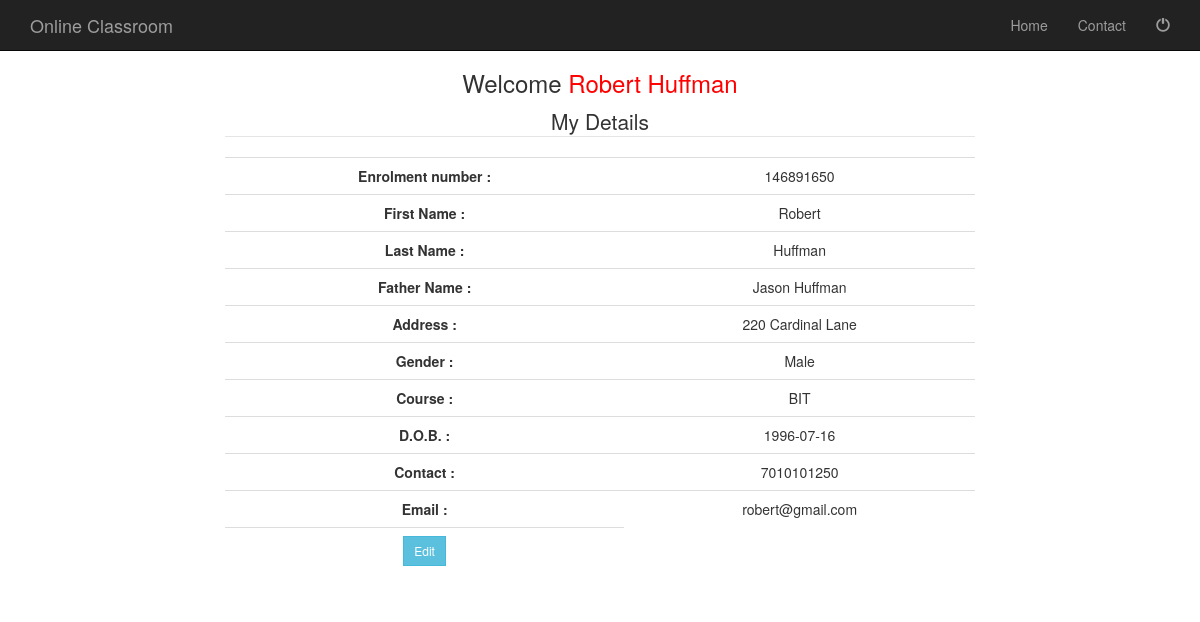
The page /mydetailsstudent.php?myds=robert@gmail.com (signed in) on the database its author committed.
### tables this page shows
CREATE TABLE `studenttable` (
  `Eno` bigint(20) NOT NULL,
  `FName` varchar(30) NOT NULL,
  `LName` varchar(30) NOT NULL,
  `FaName` varchar(30) NOT NULL,
  `Addrs` text NOT NULL,
  `Gender` varchar(6) NOT NULL,
  `Course` varchar(20) NOT NULL,
  `DOB` date NOT NULL,
  `PhNo` bigint(10) NOT NULL,
  `Pass` varchar(20) NOT NULL,
  `Eid` varchar(50) NOT NULL
);

### mydetailsstudent.php (the view, shortened to what this page needs)
<?php
$userfname = $_SESSION[ "fname" ];
$userlname = $_SESSION[ "lname" ];
?>
<?php include('studenthead.php'); ?>
<div class="container">
	<div class="row">
		<div class="col-md-2"></div>
		<div class="col-md-8 text-center">
			<h3> Welcome <a href="welcomestudent"><?php echo "<span style='color:red'>".$userfname." ".$userlname."</span>";?></a></h3>
			<?php
			include( 'database.php' );
			$varid = $_REQUEST[ 'myds' ];
			$sql = "select * from  studenttable where Eid='$varid'";
			$result = mysqli_query( $connect, $sql );
			while ( $row = mysqli_fetch_array( $result ) ) {
				?>
			<fieldset>
				<legend>My Details</legend>
				<form action="" method="POST" name="update">
					<table class="table table-hover">
						<tr>
							<td><strong>Enrolment number : </strong>
							</td>
							<td>
								<?php echo $row['Eno']; ?>
							</td>
						</tr>
						<tr>
							<td><strong>First Name :</strong> </td>
							<td>
								<?php echo $row['FName']; ?>
							</td>
						</tr>
						<tr>
							<td><strong>Last Name :</strong> </td>
							<td>
								<?php echo $row['LName']; ?>
							</td>
						</tr>
						<tr>
							<td><strong>Father Name :</strong> </td>
							<td>
								<?PHP echo $row['FaName'];?>
							</td>
						</tr>
						<tr>
							<td><strong>Address : </strong>
							</td>
							<td>
								<?PHP echo $row['Addrs'];?> </td>
						</tr>
						<tr>
							<td><strong>Gender :</strong>
							</td>
							<td>
								<?PHP echo $row['Gender'];?>
							</td>
						</tr>
						<tr>
							<td><strong>Course : </strong>
							</td>
							<td>
								<?PHP echo $row['Course'];?>
							</td>
						</tr>
						<tr>
							<td><strong>D.O.B. : </strong> </td>
							<td>
								<?PHP echo $row['DOB'];?>
							</td>
						</tr>
						<tr>
							<td><strong>Contact :</strong>
							</td>
							<td>
								<?PHP echo $row['PhNo'];?> </td>
						</tr>
						<tr>
							<td><strong>Email : </strong>
							</td>
							<td>
								<?PHP echo $row['Eid'];?>
							</td>
						</tr>
						<tr>
							<td><a href="updatedetailsfromstudent.php?eno=<?php echo $row['Eno']; ?>"><input type="button" Value="Edit" class="btn btn-info btn-sm" style="border-radius:0%;"></a></td>
						</tr>
					</table>
				</form>
			</fieldset>
			<?php
			}
			?>
		</div>
		<div class="col-md-2"></div>
	</div>
	<?php include('allfoot.php'); ?>

### css/modern-business.css (style rules this page uses)
html, body { height: 100%; }
body { padding-top: 50px; }

### rows shown on the page
studenttable: Eno "146891650", FName "Robert", LName "Huffman", FaName "Jason Huffman", Addrs "220 Cardinal Lane", Gender "Male", Course "BIT", DOB "1996-07-16", PhNo "7010101250", Eid "robert@gmail.com"

### other values the page prints
$userfname "Robert"
$userlname "Huffman"
